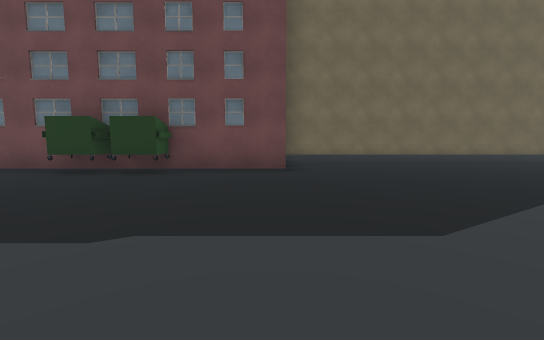
View 1 (above)

24 first-person views from a walk through a 3-D level made in the Unity game engine. The camera is 1.3 m above the floor, tilts 6° down and sees 90° across. The floor is counted in squares, 2 m on a side. Each view is taken from the middle of a square. On the plan, view 1 faces up. The plan holds only what a view shows up to about 9 squares ahead; the rest is blank. The place goes on beyond the plan. The player character is not drawn. Some animated figures are not drawn. Some surface patterns are stand-ins.

View 2
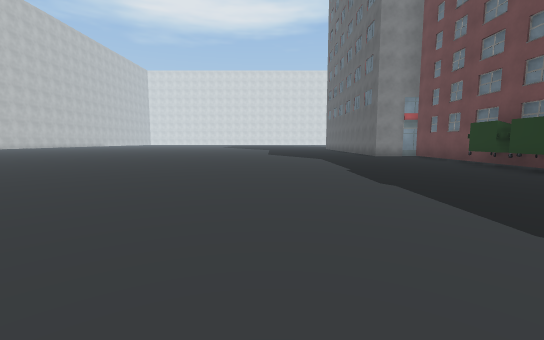

View 3
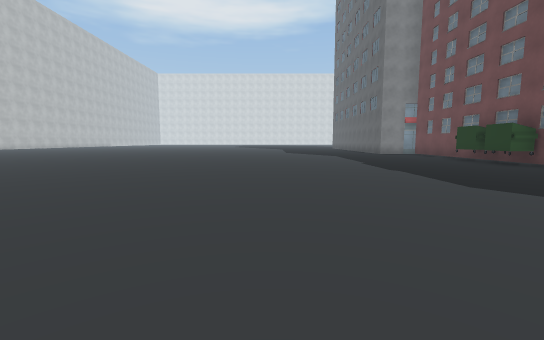

View 4
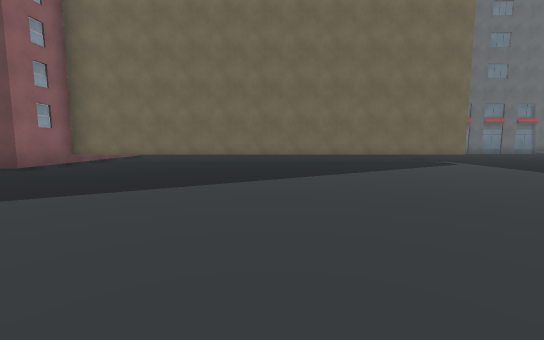

View 5
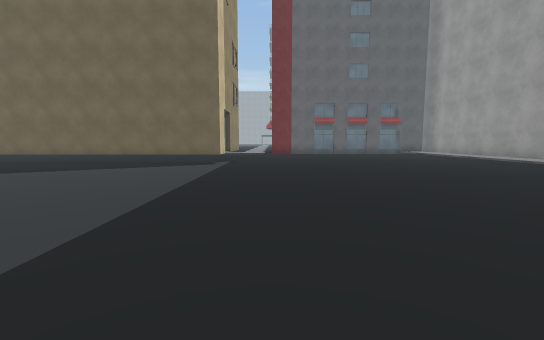

View 6
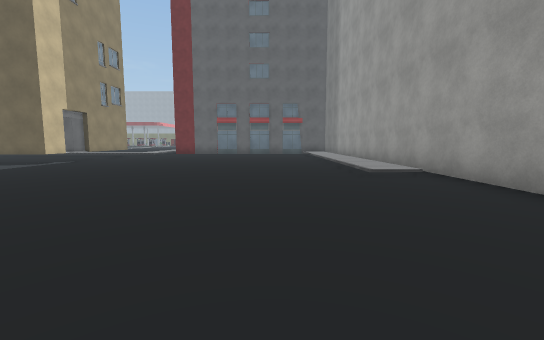

View 7
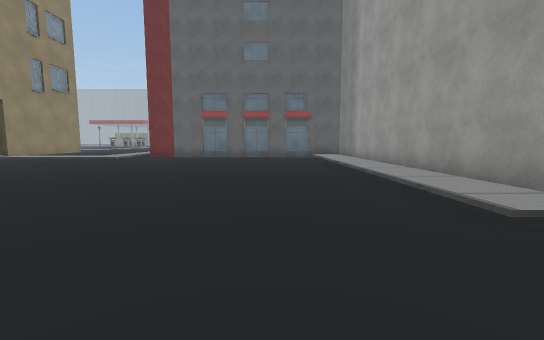

View 8
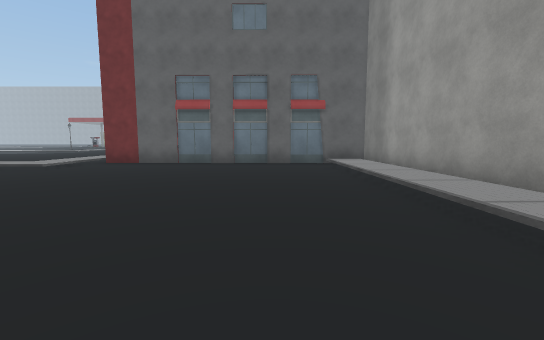

View 9
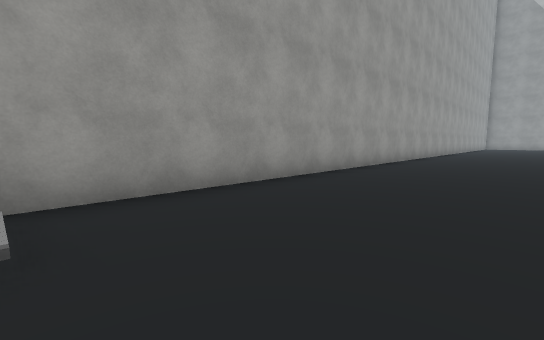

View 10
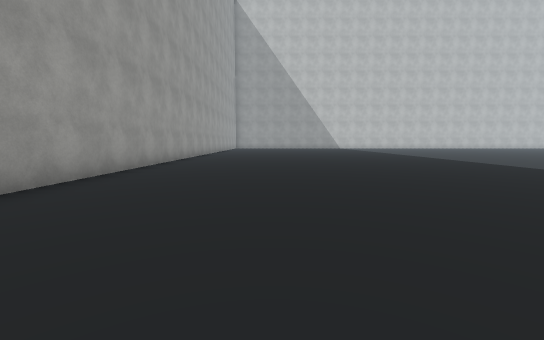

View 11
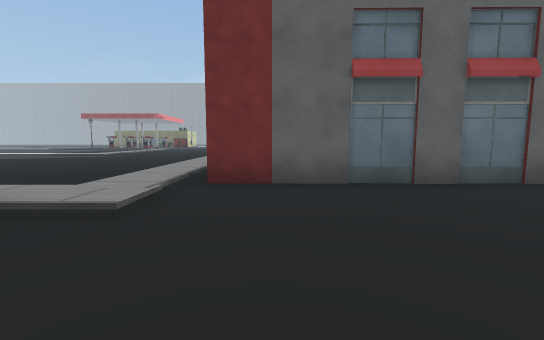

View 12
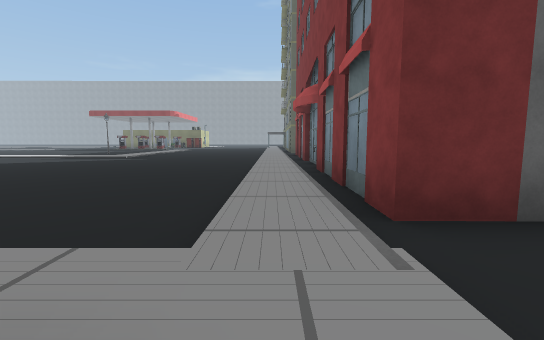

View 13
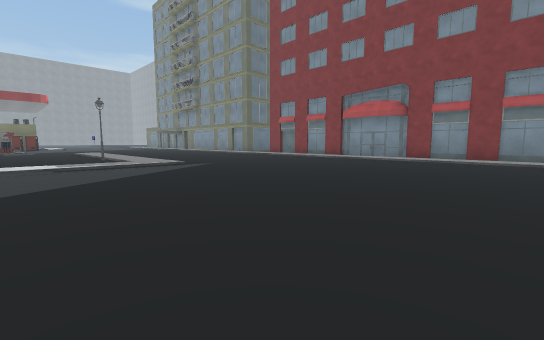

View 14
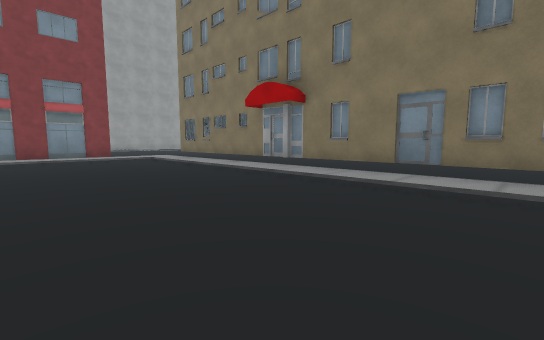

View 15
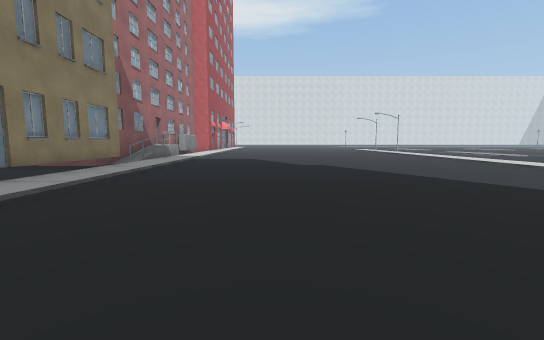

View 16
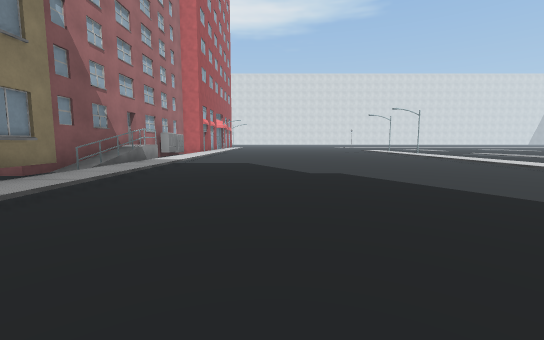

View 17
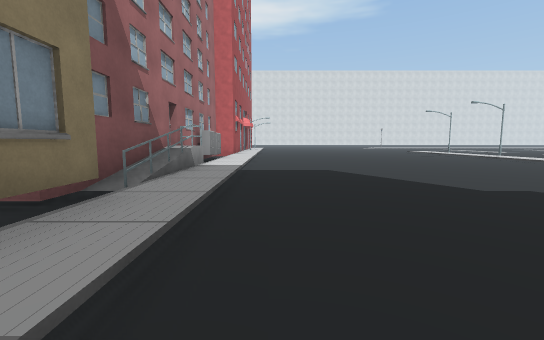

View 18
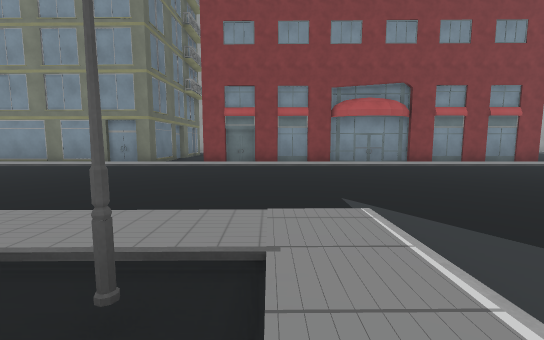

View 19
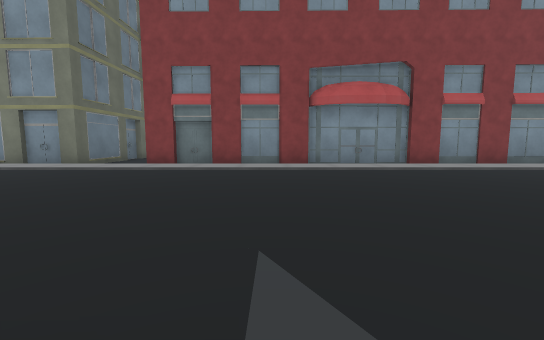

View 20
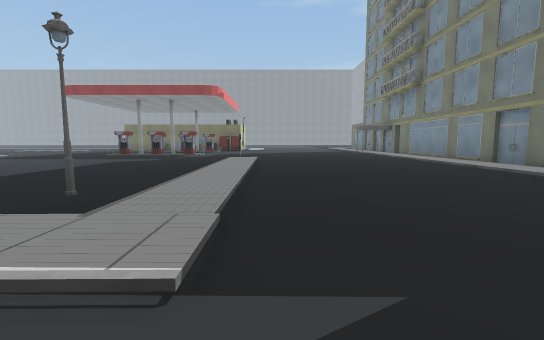

View 21
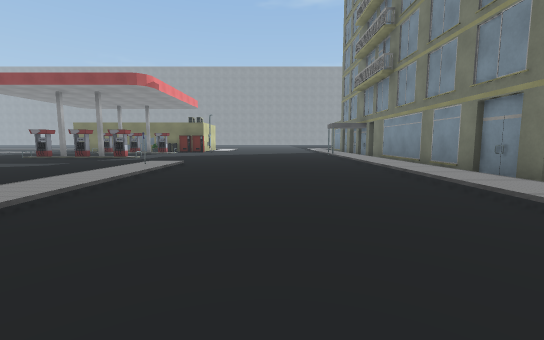

View 22
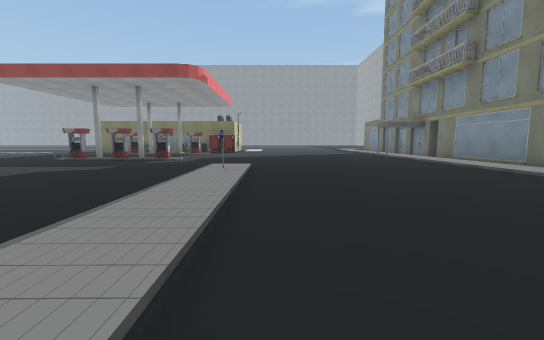

View 23
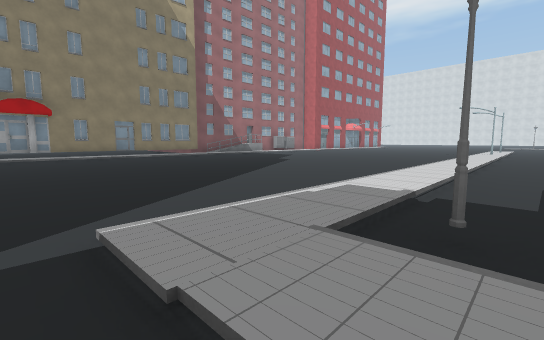

View 24
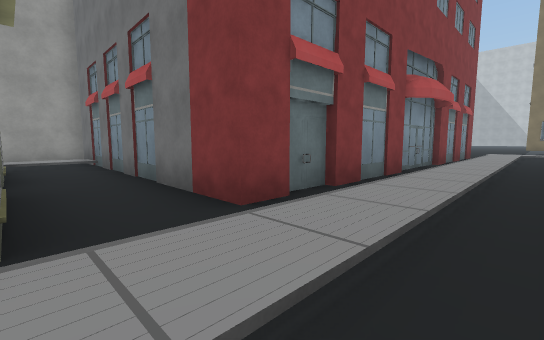

### Floor plan
Key: @ floor where view 1 was taken; # wall or solid block; . main floor; : floor 0.25 m higher than the main floor; + floor 1 m higher than the main floor; / step, stairs or slope; O other object.
Columns run from 6 left of view 1 to 22 right of it. Each row starts with its distance up from view 1.
 33           ........:#
 32       ............:#
 31       ............:#
 30      .......:.....:#
 29      .......O.....:#
 28       ......:.....:#
 27        .....:.....:#####.#: #
 26         ....:.....:.......: #
 25          ...:.....:.########
 24  ..........O:.....:.
 23 ////////////:.....:#
 22 /////////////.....:#
 21 ..................:#
 20 ..................:O
 19 ..................:.
 18 ..................:#
 17 ..................:#
 16 ..................:#
 15 ..................:#        #
 14 ..................:###.#### #
 13 :::::::::::::::::::.......:.#
 12 O O+//.###########........:.#
 11   #              #........:.#
 10                  #........:.#
  9                  #........:.#
  8       ############........:.#
  7       #...................:.#
  6 ##OO###...................//#
  5 ..........................//#
  4 ............................#
  3 ............................#
  2 ...............  ...........#
  1 ...............  ...........#
  0 ......@.... .      . .......#
 -1 ............        ........#
 -2 ...........        .........#
 -3 ...........       ..........#
 -4 .........        ...........#
 -5 ........        ............#
 -6 .......         ............#
 -7 ......                  ..

Where each view was taken, in squares from view 1:
view 1: 0 up, 0 right, facing up
view 2: 0 up, 3 right, facing left
view 3: 1 down, 5 right, facing left
view 4: 0 up, 6 right, facing up
view 5: 0 up, 13 right, facing up
view 6: 0 up, 18 right, facing up
view 7: 3 up, 18 right, facing up
view 8: 6 up, 18 right, facing up
view 9: 5 up, 18 right, facing down-right
view 10: 3 up, 18 right, facing down
view 11: 10 up, 14 right, facing up
view 12: 12 up, 12 right, facing up
view 13: 15 up, 3 right, facing up-right
view 14: 17 up, 2 right, facing down-right
view 15: 16 up, 7 right, facing left
view 16: 16 up, 5 right, facing left
view 17: 14 up, 3 right, facing left
view 18: 23 up, 4 right, facing right
view 19: 22 up, 6 right, facing right
view 20: 21 up, 7 right, facing up
view 21: 23 up, 9 right, facing up
view 22: 24 up, 7 right, facing up
view 23: 24 up, 7 right, facing down-left
view 24: 27 up, 11 right, facing down-right
